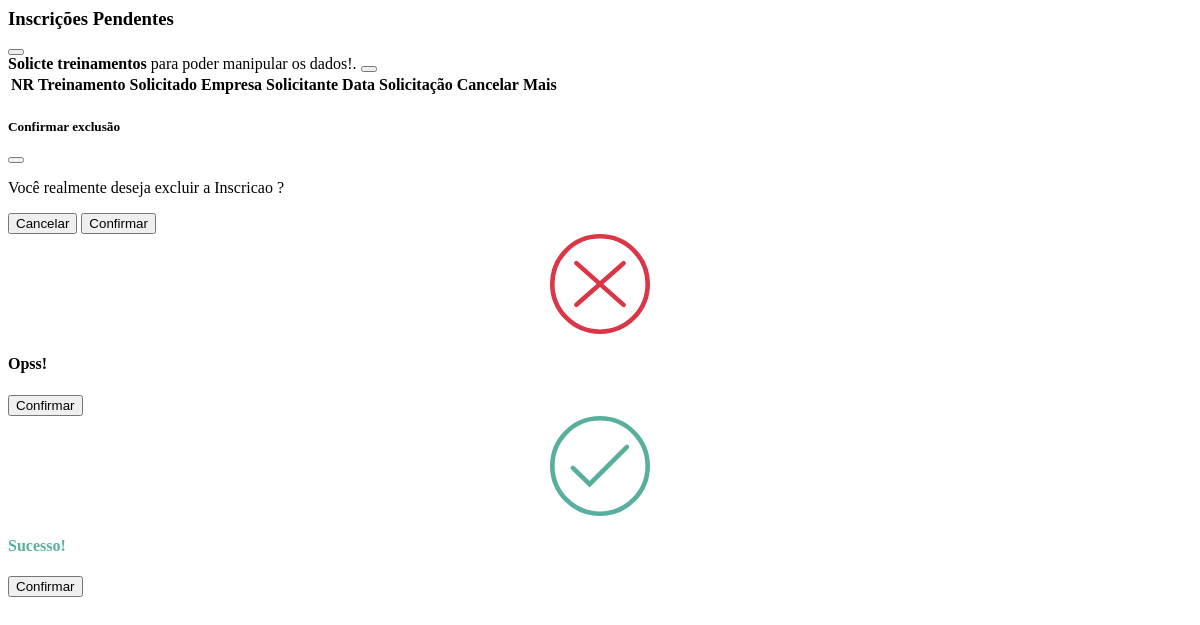
Page /pages/inscription/indexInscription.php (signed in) on the earlier database version.
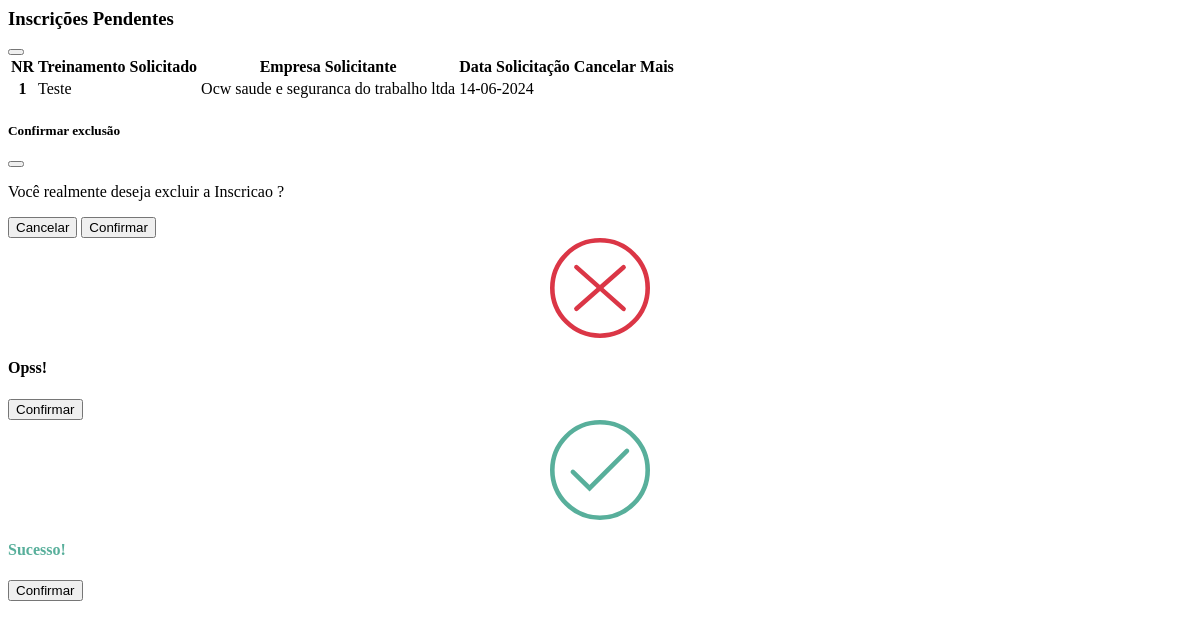
Same page on the later database version.
### tables this page shows
CREATE TABLE `ficha_inscricao` (
  `id` int(10) UNSIGNED NOT NULL,
  `funcionarios` longtext DEFAULT NULL,
  `treinamento_id` int(11) UNSIGNED NOT NULL,
  `empresa_id` int(10) UNSIGNED NOT NULL,
  `data_realizacao` date NOT NULL
);

CREATE TABLE `treinamento` (
  `id` int(11) UNSIGNED NOT NULL,
  `colaborador_id` int(11) UNSIGNED NOT NULL,
  `nomenclatura` varchar(255) NOT NULL,
  `objetivo` varchar(500) NOT NULL,
  `carga_horaria` int(11) NOT NULL,
  `horas_pratica` int(11) NOT NULL,
  `horas_teorica` int(11) NOT NULL,
  `ementa` varchar(500) DEFAULT NULL,
  `pre_requisitos` varchar(255) NOT NULL,
  `normas_referencia` varchar(255) NOT NULL,
  `material` varchar(255) NOT NULL,
  `reciclagem` varchar(20) NOT NULL,
  `nr` char(3) NOT NULL
);

CREATE TABLE `empresa_cliente` (
  `id` int(11) UNSIGNED NOT NULL,
  `razao_social` varchar(100) NOT NULL,
  `nome_fantasia` varchar(255) NOT NULL,
  `email` varchar(255) NOT NULL,
  `cnpj` varchar(18) NOT NULL,
  `telefone` varchar(20) NOT NULL,
  `usuario_id` int(10) UNSIGNED NOT NULL
);

### pages/inscription/controller/list.php (called while the page is built, shortened)
<?php
require('../../api/private/connect.php');
include('../../api/private/cript.php');
$connection = new Database();
$id = $_SESSION['login']['id'];
$idPermissao = $_SESSION['login']['permissao'];
try {
    $inscricoesData = getInscricoesData($connection, $id, $idPermissao);
} catch (PDOException $e) {
    echo json_encode(['msg' => 'Erro de banco de dados: ' . $e->getMessage(), 'status' => 500]);
} catch (Exception $e) {
    echo json_encode(['msg' => 'Erro: ' . $e->getMessage(), 'status' => 500]);
}
function getInscricoesData($connection, $userId, $idPermissao)
{
    $where = ($idPermissao == 1 || $idPermissao == 4 ) ? "WHERE 1=1" : "AND empresa_cliente.usuario_id = :id";
    $sql = "SELECT empresa_cliente.*, treinamento.*, ficha_inscricao.id AS id_inscricao, ficha_inscricao.*
            FROM `ficha_inscricao`
            INNER JOIN `empresa_cliente` ON empresa_cliente.id = ficha_inscricao.empresa_id
            INNER JOIN `treinamento` ON treinamento.id = ficha_inscricao.treinamento_id
            $where";
    $stmt = $connection->connection()->prepare($sql);
    if (strpos($where, ':id') !== false) {
        $stmt->bindParam(':id', $userId, PDO::PARAM_INT);
    }
    $stmt->execute();
    return $stmt->fetchAll(PDO::FETCH_ASSOC);
}
?>

### api/private/connect.php (called while the page is built)
<?php
class Database
{
    public function connection()
    {
        $host = "127.0.0.1";
        $username = "root";
        $password = "";
        $dbname = "banco";
        try {
            $connection = new PDO('mysql:host=' . $host . ';dbname=' . $dbname, $username, $password, array(
                PDO::MYSQL_ATTR_INIT_COMMAND => "SET NAMES utf8",
            ));
            $connection->setAttribute(PDO::ATTR_ERRMODE, PDO::ERRMODE_EXCEPTION);
            return $connection;
        } catch (PDOException $e) {
            throw $e;
        }
    }
}

### api/private/cript.php (called while the page is built, shortened)
<?php
$encryptionKey = "senhaCriptografia";
$signatureKey = "senhaAssinatura";
function encrypt_id($id, $encryptionKey, $signatureKey) {
    $iv = openssl_random_pseudo_bytes(openssl_cipher_iv_length('AES-256-CBC'));
    $encryptedId = openssl_encrypt($id, 'AES-256-CBC', $encryptionKey, 0, $iv);
    $signature = hash_hmac('sha256', $encryptedId, $signatureKey);
    $token = base64_encode($iv . $encryptedId . $signature);
    return $token;
}

### pages/inscription/tableInscription.php (the view, shortened to what this page needs)
<?php require('./controller/list.php'); ?>
<div class="table-responsive">
    <table id="tabelaInscriptions" class="table table-hover table-striped" style="--bs-table-bg: transparent !important;">
        <thead>
            <tr>
                <th scope="col">NR</th>
                <th scope="col">Treinamento Solicitado</th>
                <th scope="col">Empresa Solicitante</th>
                <th scope="col">Data Solicitação</th>
                <th class="" scope="col">Cancelar</th>
                <th class="" scope="col">Mais</th>
            </tr>
        </thead>
        <?php
        if (empty($inscricoesData) && $idPermissao != 1 && $idPermissao != 4) { ?>
            <div id="alert" class="alert alert-warning alert-dismissible fade show" role="alert">
                <strong>Solicte treinamentos</strong> para poder manipular os dados!.
                <button type="button" class="btn-close" data-bs-dismiss="alert" aria-label="Close"></button>
            </div>
        <?php } else { ?>
            <tbody class="mt-1">
                <?php foreach ($inscricoesData as  $inscricao) {
                    $token = encrypt_id($inscricao['id_inscricao'], $encryptionKey, $signatureKey); ?>
                    <tr class="data-row" data-token="<?php echo $token ?>">
                        <th class="editable-cell" data-field="nome_funcionario"><?php echo $inscricao['nr']; ?></th>
                        <td class="editable-cell-nomenclatura" data-field="genero"><?php echo $inscricao['nomenclatura']; ?></td>
                        <td class="editable-cell" data-field="nome_funcionario"><?php echo $inscricao['razao_social']; ?></td>
                        <td class="editable-cell" data-field="registro"><?php echo date('d-m-Y', strtotime($inscricao['data_realizacao'])); ?></td>
                        <td>
                        </td>
                        <td class="text-end">
                        </td>
                    </tr>
                <?php } ?>
            <?php } ?>
            </tbody>
    </table>
</div>

### pages/inscription/indexInscription.php (shortened to what this page needs)
<div class="container card border  ">
    <div class="row py-3 bg-light shadow border rounded-2">
        <div class="col d-flex justify-content-between">
            <h3>Inscrições Pendentes</h3>
            <button class="btn btn-outline-danger fs-4 d-flex ms-2" id="relatorioBtnInscription"><i class="fa-solid fa-file-pdf text-center"></i></button>
        </div>
    </div>
</div>
<?php include('./tableInscription.php')?>
<div class="modal fade" id="modalDeleteInscription" data-bs-backdrop="static" data-bs-keyboard="false" tabindex="-1" aria-labelledby="staticBackdropLabel" aria-hidden="true">
    <div class="modal-dialog modal-dialog-centered" role="document">
        <div class="modal-content">
            <div class="modal-header">
                <h5 class="modal-title" id="modalTitleId">Confirmar exclusão</h5>
                <button type="button" class="btn-close" data-bs-dismiss="modal" aria-label="Close"></button>
            </div>
            <div class="modal-body">
                <div class="container-fluid">
                    <p>Você realmente deseja excluir a Inscricao ?</p>
                </div>
            </div>
            <div class="modal-footer">
                <button type="button" class="btn btn-secondary" data-bs-dismiss="modal">Cancelar</button>
                <button class="btn btn-danger" id="confirmDeleteBtn">Confirmar</button>
            </div>
        </div>
    </div>
</div>
<?php include('../errorAndSuccessModal.php'); ?>

### pages/errorAndSuccessModal.php (shortened to what this page needs)
<main class="cd__main">
<div class="container  p-5">
	<div class="row">
		<div class="modal fade" id="statusErrorsModal" tabindex="-1" role="dialog" data-bs-backdrop="static" data-bs-keyboard="false">
			<div class="modal-dialog modal-dialog-centered modal-sm" role="document">
				<div class="modal-content">
					<div class="modal-body text-center p-lg-4">
						<h4 class="text-danger mt-3">Opss!</h4>
						<button type="button" class="btn btn-sm mt-3 btn-danger" data-bs-dismiss="modal">Confirmar</button>
					</div>
				</div>
			</div>
		</div>
		<div class="modal fade" id="statusSuccessModal" tabindex="-1" role="dialog" data-bs-backdrop="static" data-bs-keyboard="false">
			<div class="modal-dialog modal-dialog-centered modal-sm" role="document">
				<div class="modal-content">
					<div class="modal-body text-center p-lg-4">
						<h4 class="text mt-3" style="color: #58af9b;">Sucesso!</h4>
						<button type="button" class="btn btn-sm mt-3 btn-login" data-bs-dismiss="modal">Confirmar</button>
					</div>
				</div>
			</div>
		</div>
	</div>
</div>
      </main>

### pages/inscription/indexInscription.php (style rules this page uses)
.editable-cell-nomenclatura { max-width: 299px; white-space: nowrap; overflow: hidden; text-overflow: ellipsis; }

### pages/errorAndSuccessModal.php (style rules this page uses)
.modal#statusSuccessModal .modal-content, .modal#statusErrorsModal .modal-content { border-radius: 30px; }
.modal#statusSuccessModal .modal-content svg, .modal#statusErrorsModal .modal-content svg { width: 100px; display: block; margin: 0 auto; }

Differences in the rows shown:
added ficha_inscricao: treinamento.nr "1", treinamento.nomenclatura "Teste", empresa.razao_social "Ocw saude e seguranca do trabalho ltda", data_realizacao "14-06-2024"
Other differences:
text no longer shown: "Solicte treinamentos para poder manipular os dados!."
